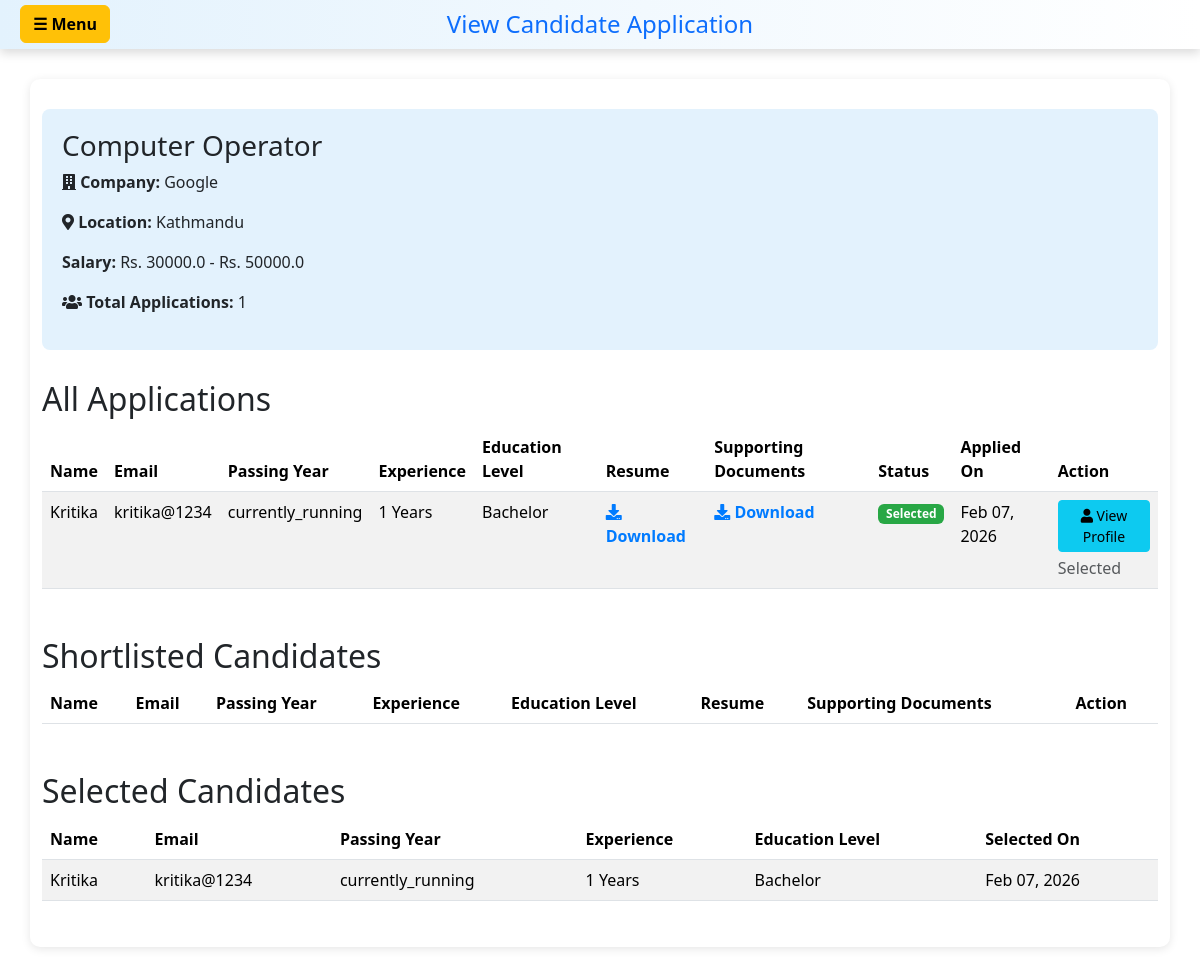
Page /candidate-details/10/ (signed in) on the committed database.
### hr/models.py (models this page shows, shortened)
class JobPost(models.Model):
    user = models.ForeignKey(User, on_delete=models.CASCADE)
    title = models.CharField(max_length=200)
    address = models.CharField(max_length=200)
    CompanyName = models.CharField(max_length=200)
    salaryLow = models.FloatField(default=0, validators=[MinValueValidator(0)])
    salaryHigh = models.FloatField(default=0, validators=[MinValueValidator(0)])
    applycount = models.IntegerField(default=0)
    lastDateToApply = models.DateField()
    created_at = models.DateTimeField(auto_now_add=True, null=True)
    employment_type = models.CharField(
        max_length=20, choices=EMPLOYMENT_TYPE_CHOICES,
        default='full-time', null=True, blank=True
    )
    work_mode = models.CharField(
        max_length=20, choices=WORK_MODE_CHOICES,
        default='on-site', null=True, blank=True
    )
    required_experience = models.CharField(
        max_length=50,
        choices=EXPERIENCE_LEVEL_CHOICES,
        default='no-experience',
        help_text='Select required years of experience'
    )
    required_experience_custom = models.CharField(
        max_length=100,
        null=True,
        blank=True,
        help_text='Custom experience requirement (e.g., 1.5 years)'
    )
    required_education = models.CharField(
        max_length=50,
        choices=REQUIRED_EDUCATION_CHOICES,
        default='no-education',
        help_text='Select required education level'
    )
    required_skills = models.TextField(
        null=True,
        blank=True,
        help_text='Comma-separated skills (e.g., Python, SQL, Communication)'
    )

### candidate/models.py (models this page shows, shortened)
class candidateApplication(models.Model):
    user=models.ForeignKey(User,on_delete=models.CASCADE)
    job = models.ForeignKey(JobPost,on_delete=models.CASCADE)
    education_level = models.CharField(
        max_length=20,
        choices=EDUCATION_CHOICES,
        default='BACHELOR'
    )
    passingYear = models.CharField(
        max_length=20,
        choices=PASSING_YEAR_CHOICES,
        default='currently_running'
    )
    yearOfExp=models.IntegerField(
        default=0,
        validators=[MinValueValidator(0)]
    )
    resume=models.FileField(upload_to="resume")
    support_documents=models.FileField(
        upload_to="support_docs",
        null=True,
        blank=True,
        help_text="Optional: Academic documents (PDF only, max 5MB)"
    )
    status=models.CharField(choices=STATUS_CHOICE, default="pending", max_length=20)
    applied_at=models.DateTimeField(auto_now_add=True, null=True)
    class Meta:
        unique_together = ('user', 'job')
    def get_education_display(self):
        education_map = {
            'SEE': 'SEE (Secondary Education Examination)',  # Updated to match the corrected full form
            'SLC': 'SLC (School Leaving Certificate)',
            'PLUS2': '+2 (Higher Secondary)',
            'DIPLOMA': 'Diploma',
            'BACHELOR': 'Bachelor',
            'MASTERS': 'Masters',
        }
        return education_map.get(self.education_level, self.education_level)

### hr/views.py (the view)
# urls.py: path("candidate-details/<int:pk>/", views.candidate_details, name='candidate_details'),
@login_required(login_url='login_user')
def candidate_details(request, pk):
    job = get_object_or_404(JobPost, id=pk, user=request.user)
    applications = candidateApplication.objects.filter(job=job).order_by('-applied_at')
    context = {
        'job': job,
        'applications': applications,
        'total_applications': applications.count(),
        'shortlisted_count': applications.filter(status='shortlisted').count(),
        'rejected_count': applications.filter(status='rejected').count(),
        'pending_count': applications.filter(status='pending').count(),
        'navbar_title': 'View Candidate Application',
    }
    return render(request, 'hr/candidate.html', context)

### hr/templates/hr/candidate.html (shortened to what this page needs)
<!DOCTYPE html>
<html lang="en">
<head>
    <link rel="stylesheet" href="https://cdnjs.cloudflare.com/ajax/libs/font-awesome/5.15.3/css/all.min.css">
    <link href="https://cdn.jsdelivr.net/npm/bootstrap@5.3.8/dist/css/bootstrap.min.css" rel="stylesheet">
</head>
<body>
    {% include 'hr/navbar.html' %}
    <div class="container">
        <div class="job-info">
            <h3>{{ job.title }}</h3>
            <p><i class="fas fa-building"></i> <strong>Company:</strong> {{ job.CompanyName }}</p>
            <p><i class="fas fa-map-marker-alt"></i> <strong>Location:</strong> {{ job.address }}</p>
            <p> <strong>Salary:</strong> Rs. {{ job.salaryLow }} - Rs. {{ job.salaryHigh }}</p>
            <p><i class="fas fa-users"></i> <strong>Total Applications:</strong> {{ job.applycount }}</p>
        </div>
        <h2>All Applications</h2>
        {% if applications %}
        <table class="table table-striped candidates-table">
            <thead>
                <tr>
                    <th>Name</th>
                    <th>Email</th>
                    <th>Passing Year</th>
                    <th>Experience</th>
                    <th>Education Level</th>
                    <th>Resume</th>
                    <th>Supporting Documents</th>
                    <th>Status</th>
                    <th>Applied On</th>
                    <th>Action</th>
                </tr>
            </thead>
            <tbody>
                {% for application in applications %}
                <tr>
                    <td>{{ application.user.username }}</td>
                    <td>{{ application.user.email }}</td>
                    <td>{{ application.passingYear }}</td>
                    <td>{{ application.yearOfExp }} Years</td>
                    <td>{{ application.get_education_display }}</td>
                    <td>
                        {% if application.resume %}
                        <a href="{{ application.resume.url }}" class="resume-download" target="_blank">
                            <i class="fas fa-download"></i> Download
                        </a>
                        {% else %}
                        <span class="text-muted">No resume</span>
                        {% endif %}
                    </td>
                    <td>
                        {% if application.support_documents %}
                        <a href="{{ application.support_documents.url }}" class="resume-download" target="_blank">
                            <i class="fas fa-download"></i> Download
                        </a>
                        {% else %}
                        <span class="text-muted">No documents</span>
                        {% endif %}
                    </td>
                    <td>
                        <span class="badge badge-{{ application.status }}">
                            {{ application.status|capfirst }}
                        </span>
                    </td>
                    <td>{{ application.applied_at|date:"M d, Y" }}</td>
                    <td>
                        <a href="{% url 'view_candidate_profile' application.user.id %}" class="btn btn-sm btn-info mb-1">
                            <i class="fas fa-user"></i> View Profile
                        </a>
                        <br>
                        {% if application.status == 'pending' %}
                        <form method="post" action="{% url 'select_candidate' application.id %}" class="inline-form">
                            {% csrf_token %}
                            <button type="submit" class="btn btn-sm btn-success">
                                <i class="fas fa-check"></i> Select
                            </button>
                        </form>
                        <form method="post" action="{% url 'reject_candidate' application.id %}" class="inline-form">
                            {% csrf_token %}
                            <button type="submit" class="btn btn-sm btn-danger">
                                <i class="fas fa-times"></i> Reject
                            </button>
                        </form>
                        {% else %}
                        <span class="text-muted">{{ application.status|capfirst }}</span>
                        {% endif %}
                    </td>
                </tr>
                {% endfor %}
            </tbody>
        </table>
        {% else %}
        <div class="alert alert-info">
            <i class="fas fa-info-circle"></i> No applications received yet for this job.
        </div>
        {% endif %}
        <h2 class="mt-5">Shortlisted Candidates</h2>
        {% if applications %}
        {% with selected_apps=applications|dictsort:"status" %}
        <table class="table table-striped candidates-table">
            <thead>
                <tr>
                    <th>Name</th>
                    <th>Email</th>
                    <th>Passing Year</th>
                    <th>Experience</th>
                    <th>Education Level</th>
                    <th>Resume</th>
                    <th>Supporting Documents</th>
                    <th>Action</th>
                </tr>
            </thead>
        </table>
        {% endwith %}
        {% else %}
        <div class="alert alert-info">
            <i class="fas fa-info-circle"></i> No candidates shortlisted yet.
        </div>
        {% endif %}
        <h2 class="mt-5">Selected Candidates</h2>
        {% if applications %}
        {% with selected_apps=applications|dictsort:"status" %}
        <table class="table table-striped candidates-table">
            <thead>
                <tr>
                    <th>Name</th>
                    <th>Email</th>
                    <th>Passing Year</th>
                    <th>Experience</th>
                    <th>Education Level</th>
                    <th>Selected On</th>
                </tr>
            </thead>
            <tbody>
                {% for application in selected_apps %}
                {% if application.status == 'selected' %}
                <tr>
                    <td>{{ application.user.username }}</td>
                    <td>{{ application.user.email }}</td>
                    <td>{{ application.passingYear }}</td>
                    <td>{{ application.yearOfExp }} Years</td>
                    <td>{{ application.get_education_display }}</td>
                    <td>{{ application.applied_at|date:"M d, Y" }}</td>
                </tr>
                {% endif %}
                {% endfor %}
            </tbody>
        </table>
        {% endwith %}
        {% else %}
        <div class="alert alert-info">
            <i class="fas fa-info-circle"></i> No candidates selected yet.
        </div>
        {% endif %}
    </div>
</body>
</html>

### hr/templates/hr/candidate.html (style rules this page uses)
body { font-family: Arial, sans-serif; background: #f9f9f9; }
.container { max-width: 1200px; margin: 30px auto; background: #fff; padding: 30px; border-radius: 10px; box-shadow: 0px 2px 10px rgba(0, 0, 0, 0.1); }
h2 { margin-top: 20px; margin-bottom: 20px; color: #333; }
.job-info { background: #e3f2fd; padding: 20px; border-radius: 8px; margin-bottom: 30px; }
.candidates-table { width: 100%; margin-bottom: 30px; }
.candidates-table th { background-color: #007BFF; color: #fff; }
.resume-download { color: #007BFF; text-decoration: none; font-weight: bold; }
.badge-selected { background-color: #28a745; }

### rows in the picture
JobPost: title "Computer Operator", CompanyName "Google", address "Kathmandu", salaryLow "30000.0", salaryHigh "50000.0", applycount "1"
candidateApplication: user.username "Kritika", user.email "kritika@1234", passingYear "currently_running", yearOfExp "1", education "Bachelor", status "Selected", applied_at "Feb 07, 2026"

### other values in the picture
{{ navbar_title|safe }} "View Candidate Application"
